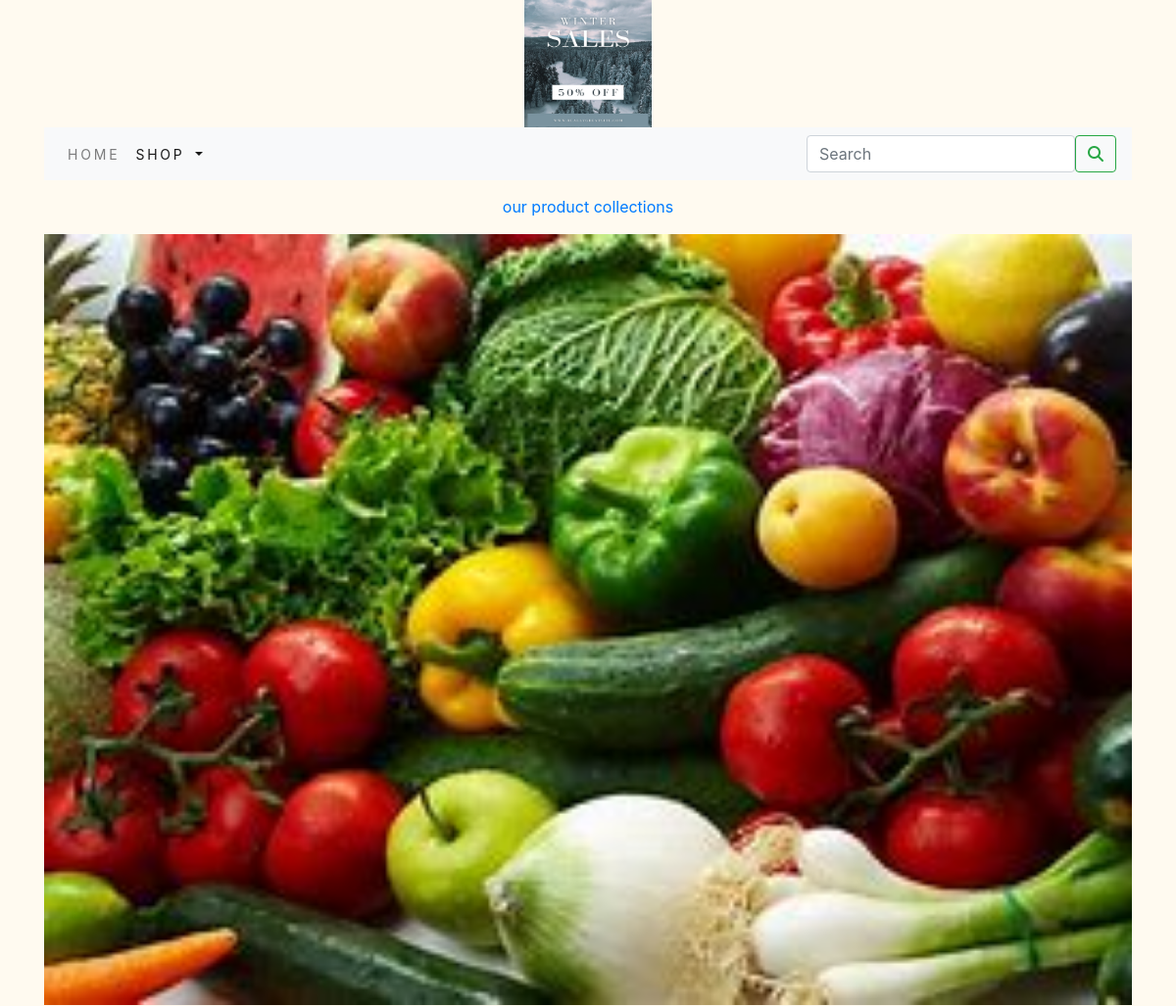
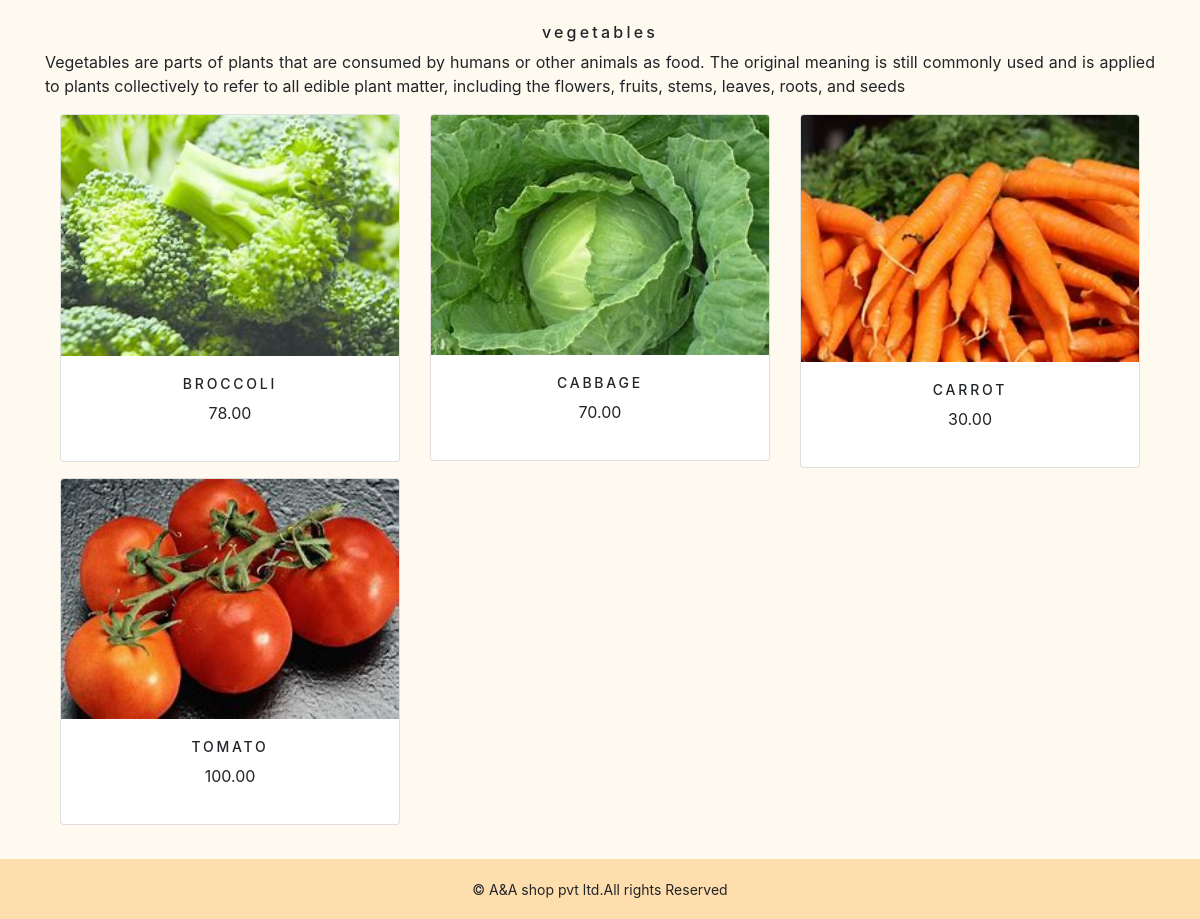
The page /shop/vegetables/ on the database its author committed (2 pictures, top to bottom).
### shop/models.py (models this page shows, shortened)
class category(models.Model):
    name = models.CharField(max_length=250, unique=True)
    slug = models.SlugField(max_length=250, unique=True)
    description = models.TextField(blank=True)
    image = models.ImageField(upload_to='category', blank=True)
    class Meta:
        ordering = ('name',)
        verbose_name = 'category'
        verbose_name_plural = 'categories'
    def get_url(self):
        return reverse('shop:products_by_category',args=[self.slug])

class Product(models.Model):
    name = models.CharField(max_length=250, unique=True)
    slug = models.SlugField(max_length=250, unique=True)
    description = models.TextField(blank=True)
    price = models.DecimalField(max_digits=10, decimal_places=2)
    category = models.ForeignKey(category, on_delete=models.CASCADE)
    image = models.ImageField(upload_to='product', blank=True)
    stock = models.IntegerField()
    available = models.BooleanField(default=True)
    created = models.DateTimeField(auto_now_add=True)
    updated = models.DateTimeField(auto_now=True)
    def get_url(self):
        return reverse('shop:proCatdetail',args=[self.category.slug,self.slug])
    class Meta:
        ordering = ('name',)
        verbose_name = 'product'
        verbose_name_plural = 'products'

### shop/views.py (the view)
# urls.py: path('',views.allProdCat,name='allProdCat'),
def allProdCat(request, c_slug=None):
    global paginator
    c_page = None
    products_list = None
    if c_slug!= None:
        c_page = get_object_or_404(category, slug=c_slug)
        products_list = Product.objects.all().filter(category=c_page, available=True)
    else:
        products_list = Product.objects.all().filter(available=True)
    paginator = Paginator(products_list, 6)
    try:
        page = int(request.GET.get('page', '1'))
    except:
        page = 1
    try:
        products = paginator.page(page)
    except (EmptyPage, InvalidPage):
        products = paginator.page(paginator.num_pages)
    return render(request, "category.html", {'category': c_page, 'products': products})

### cart/context_processors.py (called while the page is built)
def counter(request):
    item_count=0
    if 'admin' in request.path:
        return {}
    else:
        try:
            cart=Cart.objects.filter(cart_id=_cart_id(request))
            car_items=CartItem.objects.all().filter(cart=cart[:1])
            for cart_item in car_items:
                item_count += cart_item.quantity
        except Cart.DoesNotExist:
            item_count=0
    return dict(item_count=item_count)

### cart/views.py (called while the page is built)
def _cart_id(request):
    cart = request.session.session_key
    if not cart:
        cart = request.session.create()
    return cart

### shop/context_processors.py (called while the page is built)
def menu_links(request):
    links = category.objects.all()
    return dict(links=links)

### templates/category.html (shortened to what this page needs)
{% extends 'base.html' %}
{% load static %}
{% block content %}
{% if category %}
<div>
    <div class="row my_row_class">
        <div class="mx-auto">
        <p><a href="{% url 'shop:allProdCat' %}">our product collections</a></p>
        </div>
    </div>
</div>
{% endif %}
<div class="mx_auto">
    {% if category %}
         <img class="my_image" src="{{ category.image.url }}" alt="{{category.name}}">
</div>
    <br>
<div>
         <h1 class="text-center my_title">{{category.name}}</h1>
         <p class="text-justify">{{category.description}}</p>
</div>
{% endif %}
<div class="container">
    <div class="row mx_auto">
        {% for product in products.object_list %}
        <div class="my_bottom_margin col-9 col-sm-12 col-md-4  xol-lg-4">
            <div class="card text-center" style="min-width:18rem;">
                <a href="{{product.get_url}}"><img class="card-img-top my_image" src="{{product.image.url}}" alt="{{product.name}}"></a>
                <div class="card-body">
                    <h4>{{product.name}}</h4>
                    <p>{{product.price}}</p>
                </div>
            </div>
        </div>
        {% endfor %}
    </div>
    <br>
</div>
{% endblock %}

### static/css/custom.css (style rules this page uses)
body { font-family: 'Roboto', sans-serif; background-color:powderblue; }
.my_row_class { padding-top :15px; }
.my_image { width :100%; height:auto; }
.my_title { font-size:16px; text_transform:uppercase; letter-spacing:.2em; }
.my_bottom_margin { margin-bottom :10px; }
.card-body h4 { font-size:14px; text-transform:uppercase; letter-spacing:.2em; }

### rows shown on the page
category: image (picture), name "vegetables", description "Vegetables are parts of plants that are consumed by humans or other animals as food. The original meaning is still commonly used and is applied to plants collectively to refer to all edible plant matter, including the flowers, fruits, stems, leaves, roots, and seeds"
Product: image (picture), name "BROCCOLI", price "78.00"
Product: image (picture), name "CABBAGE", price "70.00"
Product: image (picture), name "CARROT", price "30.00"
Product: image (picture), name "TOMATO", price "100.00"
